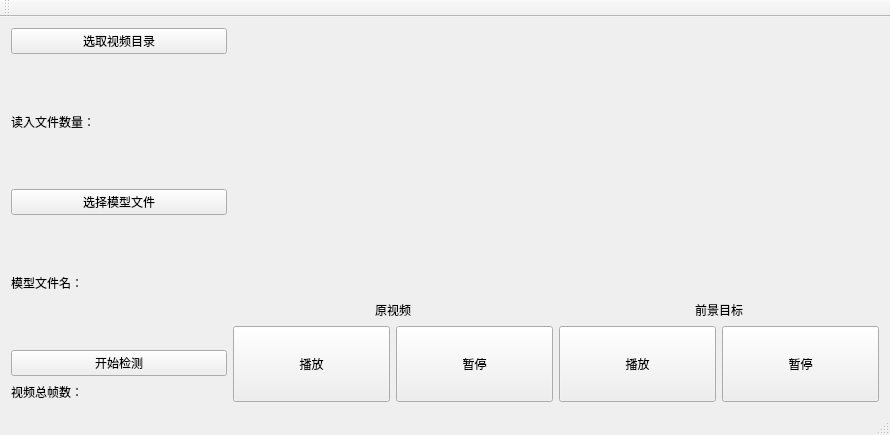
<?xml version="1.0" encoding="UTF-8"?>
<ui version="4.0">
 <class>mainWindow</class>
 <widget class="QMainWindow" name="mainWindow">
  <property name="geometry">
   <rect>
    <x>0</x>
    <y>0</y>
    <width>890</width>
    <height>435</height>
   </rect>
  </property>
  <property name="windowTitle">
   <string>前景检测系统</string>
  </property>
  <widget class="QWidget" name="centralWidget">
   <layout class="QGridLayout" name="gridLayout_4" columnstretch="3,3,3" columnminimumwidth="3,3,3">
    <item row="0" column="0">
     <layout class="QGridLayout" name="gridLayout_3" rowstretch="3,0,0,0,0,0">
      <item row="0" column="0">
       <widget class="QPushButton" name="btn_FileSelect">
        <property name="sizePolicy">
         <sizepolicy hsizetype="Minimum" vsizetype="Fixed">
          <horstretch>0</horstretch>
          <verstretch>0</verstretch>
         </sizepolicy>
        </property>
        <property name="text">
         <string>选取视频目录</string>
        </property>
       </widget>
      </item>
      <item row="2" column="0">
       <widget class="QPushButton" name="pushButton">
        <property name="sizePolicy">
         <sizepolicy hsizetype="Minimum" vsizetype="Fixed">
          <horstretch>0</horstretch>
          <verstretch>0</verstretch>
         </sizepolicy>
        </property>
        <property name="text">
         <string>选择模型文件</string>
        </property>
       </widget>
      </item>
      <item row="4" column="0">
       <widget class="QPushButton" name="pushButton_2">
        <property name="sizePolicy">
         <sizepolicy hsizetype="Minimum" vsizetype="Fixed">
          <horstretch>0</horstretch>
          <verstretch>0</verstretch>
         </sizepolicy>
        </property>
        <property name="text">
         <string>开始检测</string>
        </property>
       </widget>
      </item>
      <item row="5" column="0">
       <widget class="QLabel" name="label_frames">
        <property name="maximumSize">
         <size>
          <width>16777215</width>
          <height>20</height>
         </size>
        </property>
        <property name="text">
         <string>视频总帧数：</string>
        </property>
       </widget>
      </item>
      <item row="1" column="0">
       <widget class="QLabel" name="label_Input">
        <property name="text">
         <string>读入文件数量：</string>
        </property>
       </widget>
      </item>
      <item row="3" column="0">
       <widget class="QLabel" name="label_Model">
        <property name="text">
         <string>模型文件名：</string>
        </property>
       </widget>
      </item>
     </layout>
    </item>
    <item row="0" column="1">
     <layout class="QGridLayout" name="gridLayout" rowstretch="7,1,2">
      <item row="0" column="0">
       <widget class="myVideoWidget" name="widget_Original" native="true">
        <property name="sizePolicy">
         <sizepolicy hsizetype="Minimum" vsizetype="Minimum">
          <horstretch>0</horstretch>
          <verstretch>0</verstretch>
         </sizepolicy>
        </property>
        <property name="minimumSize">
         <size>
          <width>320</width>
          <height>240</height>
         </size>
        </property>
       </widget>
      </item>
      <item row="1" column="0">
       <widget class="QLabel" name="label_2">
        <property name="maximumSize">
         <size>
          <width>16777215</width>
          <height>20</height>
         </size>
        </property>
        <property name="text">
         <string>原视频</string>
        </property>
        <property name="alignment">
         <set>Qt::AlignCenter</set>
        </property>
       </widget>
      </item>
      <item row="2" column="0">
       <layout class="QHBoxLayout" name="horizontalLayout">
        <item>
         <widget class="QPushButton" name="btn_Play_Ori">
          <property name="sizePolicy">
           <sizepolicy hsizetype="Minimum" vsizetype="Minimum">
            <horstretch>0</horstretch>
            <verstretch>0</verstretch>
           </sizepolicy>
          </property>
          <property name="text">
           <string>播放</string>
          </property>
         </widget>
        </item>
        <item>
         <widget class="QPushButton" name="btn_Pause_Ori">
          <property name="sizePolicy">
           <sizepolicy hsizetype="Minimum" vsizetype="Minimum">
            <horstretch>0</horstretch>
            <verstretch>0</verstretch>
           </sizepolicy>
          </property>
          <property name="text">
           <string>暂停</string>
          </property>
         </widget>
        </item>
       </layout>
      </item>
     </layout>
    </item>
    <item row="0" column="2">
     <layout class="QGridLayout" name="gridLayout_2" rowstretch="7,1,2">
      <item row="0" column="0">
       <widget class="myVideoWidget" name="widget_Result" native="true">
        <property name="sizePolicy">
         <sizepolicy hsizetype="Minimum" vsizetype="Minimum">
          <horstretch>0</horstretch>
          <verstretch>0</verstretch>
         </sizepolicy>
        </property>
        <property name="minimumSize">
         <size>
          <width>320</width>
          <height>240</height>
         </size>
        </property>
       </widget>
      </item>
      <item row="1" column="0">
       <widget class="QLabel" name="label_3">
        <property name="maximumSize">
         <size>
          <width>16777215</width>
          <height>20</height>
         </size>
        </property>
        <property name="text">
         <string>前景目标</string>
        </property>
        <property name="alignment">
         <set>Qt::AlignCenter</set>
        </property>
       </widget>
      </item>
      <item row="2" column="0">
       <layout class="QHBoxLayout" name="horizontalLayout_2">
        <item>
         <widget class="QPushButton" name="btn_Play_Res">
          <property name="sizePolicy">
           <sizepolicy hsizetype="Minimum" vsizetype="Minimum">
            <horstretch>0</horstretch>
            <verstretch>0</verstretch>
           </sizepolicy>
          </property>
          <property name="text">
           <string>播放</string>
          </property>
         </widget>
        </item>
        <item>
         <widget class="QPushButton" name="btn_Pause_Res">
          <property name="sizePolicy">
           <sizepolicy hsizetype="Minimum" vsizetype="Minimum">
            <horstretch>0</horstretch>
            <verstretch>0</verstretch>
           </sizepolicy>
          </property>
          <property name="text">
           <string>暂停</string>
          </property>
         </widget>
        </item>
       </layout>
      </item>
     </layout>
    </item>
   </layout>
  </widget>
  <widget class="QMenuBar" name="menuBar">
   <property name="geometry">
    <rect>
     <x>0</x>
     <y>0</y>
     <width>890</width>
     <height>22</height>
    </rect>
   </property>
  </widget>
  <widget class="QToolBar" name="mainToolBar">
   <attribute name="toolBarArea">
    <enum>TopToolBarArea</enum>
   </attribute>
   <attribute name="toolBarBreak">
    <bool>false</bool>
   </attribute>
  </widget>
  <widget class="QStatusBar" name="statusBar"/>
 </widget>
 <layoutdefault spacing="6" margin="11"/>
 <customwidgets>
  <customwidget>
   <class>myVideoWidget</class>
   <extends>QWidget</extends>
   <header>myVideoWidget.h</header>
   <container>1</container>
  </customwidget>
 </customwidgets>
 <resources/>
 <connections>
  <connection>
   <sender>btn_FileSelect</sender>
   <signal>clicked()</signal>
   <receiver>mainWindow</receiver>
   <slot>selectFile()</slot>
   <hints>
    <hint type="sourcelabel">
     <x>159</x>
     <y>78</y>
    </hint>
    <hint type="destinationlabel">
     <x>-124</x>
     <y>739</y>
    </hint>
   </hints>
  </connection>
  <connection>
   <sender>btn_Play_Res</sender>
   <signal>clicked()</signal>
   <receiver>mainWindow</receiver>
   <slot>VideoPlay_Res()</slot>
   <hints>
    <hint type="sourcelabel">
     <x>661</x>
     <y>655</y>
    </hint>
    <hint type="destinationlabel">
     <x>665</x>
     <y>807</y>
    </hint>
   </hints>
  </connection>
  <connection>
   <sender>pushButton</sender>
   <signal>clicked()</signal>
   <receiver>mainWindow</receiver>
   <slot>selectModel()</slot>
   <hints>
    <hint type="sourcelabel">
     <x>159</x>
     <y>362</y>
    </hint>
    <hint type="destinationlabel">
     <x>-120</x>
     <y>83</y>
    </hint>
   </hints>
  </connection>
  <connection>
   <sender>btn_Pause_Res</sender>
   <signal>clicked()</signal>
   <receiver>mainWindow</receiver>
   <slot>VideoPause_Res()</slot>
   <hints>
    <hint type="sourcelabel">
     <x>822</x>
     <y>655</y>
    </hint>
    <hint type="destinationlabel">
     <x>757</x>
     <y>778</y>
    </hint>
   </hints>
  </connection>
  <connection>
   <sender>btn_Pause_Ori</sender>
   <signal>clicked()</signal>
   <receiver>mainWindow</receiver>
   <slot>VideoPause_Ori()</slot>
   <hints>
    <hint type="sourcelabel">
     <x>490</x>
     <y>655</y>
    </hint>
    <hint type="destinationlabel">
     <x>513</x>
     <y>729</y>
    </hint>
   </hints>
  </connection>
  <connection>
   <sender>btn_Play_Ori</sender>
   <signal>clicked()</signal>
   <receiver>mainWindow</receiver>
   <slot>VideoPlay_Ori()</slot>
   <hints>
    <hint type="sourcelabel">
     <x>329</x>
     <y>655</y>
    </hint>
    <hint type="destinationlabel">
     <x>388</x>
     <y>740</y>
    </hint>
   </hints>
  </connection>
  <connection>
   <sender>pushButton_2</sender>
   <signal>clicked()</signal>
   <receiver>mainWindow</receiver>
   <slot>readyToDetect()</slot>
   <hints>
    <hint type="sourcelabel">
     <x>142</x>
     <y>631</y>
    </hint>
    <hint type="destinationlabel">
     <x>-104</x>
     <y>608</y>
    </hint>
   </hints>
  </connection>
 </connections>
 <slots>
  <slot>selectFile()</slot>
  <slot>VideoPlay_Ori()</slot>
  <slot>VideoPlay_Res()</slot>
  <slot>VideoPause_Ori()</slot>
  <slot>VideoPause_Res()</slot>
  <slot>selectModel()</slot>
  <slot>startDetection()</slot>
  <slot>readyToDetect()</slot>
 </slots>
</ui>
